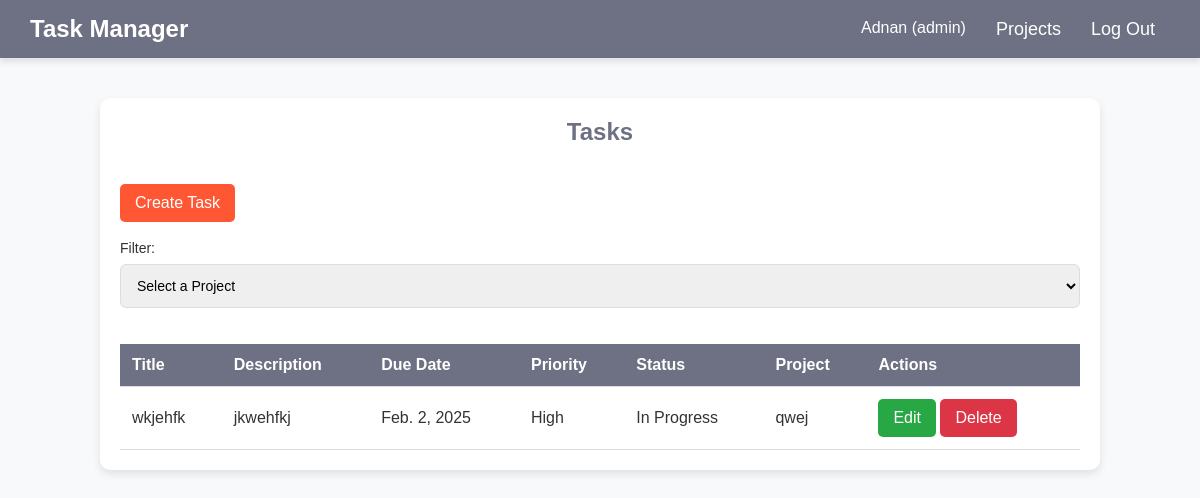
The app's page / (signed in), older data.
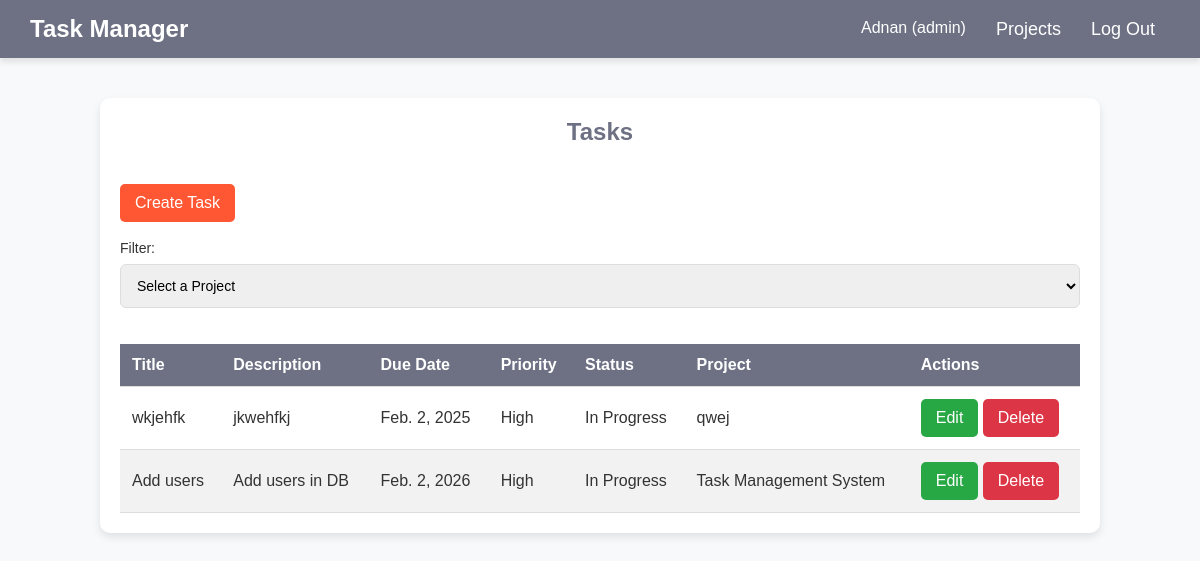
The same page, newer data.
### tasks/models.py (models this page shows, shortened)
class User(AbstractUser):
    ROLE_CHOICES = (
        ('admin', 'Admin'),
        ('user', 'User'),
    )
    role = models.CharField(max_length=20, choices=ROLE_CHOICES, default='employee')
    phone_number = models.CharField(max_length=15, blank=True, null=True)
    def __str__(self):
        return f"{self.username} ({self.role})"

class Task(models.Model):
    title = models.CharField(max_length=225)
    description = models.TextField()
    due_date = models.DateField()
    priority = models.CharField(max_length=6)
    status = models.CharField(max_length=10)
    project = models.ForeignKey(Project, on_delete=models.CASCADE, related_name='tasks')

class Project(models.Model):
    name = models.CharField(max_length=160, unique=True)

### tasks/views.py (the view)
# urls.py: 2. Add a URL to urlpatterns:  path('', views.home, name='home')
@login_required
def home(request, project_id=None):
    if project_id:
        project = get_object_or_404(Project, id=project_id)
        tasks = Task.objects.filter(project=project)
    else:
        tasks = Task.objects.all()
    projects = Project.objects.all()
    return render(request, 'home.html', {'tasks': tasks, 'projects': projects, 'selected_project_id': project_id})

### tasks/templates/home.html (shortened to what this page needs)
<!DOCTYPE html>
<html lang="en">
<head>
</head>
<body>
    {% include 'layout/header.html' with link='/projects_list' name='Projects' %}
    <div class="tasks-list">
        <h2>Tasks</h2>
        <br>
        <a href="{% url 'create_task' %}" class="btn" style="background: #ff5733;">Create Task</a>
        <br><br>
        <label>Filter:</label>
        <select id="projectDropdown" onchange="filterTasks()">
            <option value="" disabled selected>Select a Project</option>
        </select>
        <div style="overflow-x: auto;">
        <table class="task-table">
            <thead>
                <tr>
                    <th>Title</th>
                    <th>Description</th>
                    <th>Due Date</th>
                    <th>Priority</th>
                    <th>Status</th>
                    <th>Project</th>
                    <th>Actions</th>
                </tr>
            </thead>
            <tbody>
                {% for task in tasks %}
                <tr>
                    <td>{{ task.title }}</td>
                    <td>{{ task.description }}</td>
                    <td>{{ task.due_date }}</td>
                    <td>{{ task.priority }}</td>
                    <td>{{ task.status }}</td>
                    <td>{{ task.project.name }}</td>
                    <td>
                        {% if request.user.role == "admin" %}
                            <a href="{% url 'update_task' task.id %}" class="btn btn-edit">Edit</a>
                            <a href="{% url 'delete_task' task.id %}" class="btn btn-delete" onclick="return confirm('Are you sure you want to delete this task?');">Delete</a>
                        {% endif %}
                    </td>
                </tr>
                {% empty %}
                <tr>
                    <td colspan="7">No tasks found</td>
                </tr>
                {% endfor %}
            </tbody>
        </table>
    </div>
    </div>
</body>
</html>

### tasks/templates/layout/header.html (shortened to what this page needs)
<header>
    <div class="logo">Task Manager</div>
    <nav>
        <ul id="menu">
            <li>{{ request.user }}</li>
            <li><a href="{{ link }}">{{ name }}</a></li>
            <li><a href="/logout">Log Out</a></li>
        </ul>
    </nav>
</header>

### tasks/templates/home.html (style rules this page uses)
* { margin: 0; padding: 0; box-sizing: border-box; font-family: 'Poppins', sans-serif; }
body { background: #f8f9fa; color: #333; font-size: 16px; }
header { display: flex; justify-content: space-between; align-items: center; background: #6d7183; padding: 15px 30px; color: white; box-shadow: 0px 4px 6px rgba(0, 0, 0, 0.1); position: relative; }
.logo { font-size: 24px; font-weight: bold; }
nav ul { display: flex; list-style: none; }
nav ul li { margin: 0 15px; }
nav ul li a { text-decoration: none; color: white; font-size: 18px; transition: 0.3s; }
.tasks-list { max-width: 1000px; margin: 40px auto; background: white; padding: 20px; border-radius: 10px; box-shadow: 0 4px 8px rgba(0, 0, 0, 0.1); }
.task-table { width: 100%; border-collapse: collapse; margin-top: 20px; }
.task-table th, .task-table td { padding: 12px; text-align: left; border-bottom: 1px solid #ddd; }
.task-table th { background: #6d7183; color: white; }
.task-table tbody tr:nth-child(even) { background: #f2f2f2; }
.btn { display: inline-block; padding: 10px 15px; color: white; border: none; cursor: pointer; text-decoration: none; border-radius: 5px; transition: 0.3s; }
.btn-edit { background-color: #28a745; }
.btn-delete { background-color: #dc3545; }
h2 { font-size: 24px; margin-bottom: 20px; color: #6d7183; text-align: center; }
label { display: block; font-size: 14px; margin-bottom: 8px; font-weight: 500; }
input, select { width: 100%; padding: 12px; margin-bottom: 16px; border: 1px solid #ddd; border-radius: 6px; font-size: 14px; outline: none; transition: 0.3s ease; }

Row changes from the older to the newer data that the page shows:
added Task: title "Add users", description "Add users in DB", due_date "Feb. 2, 2026", priority "High", status "In Progress", project.name "Task Management System"
